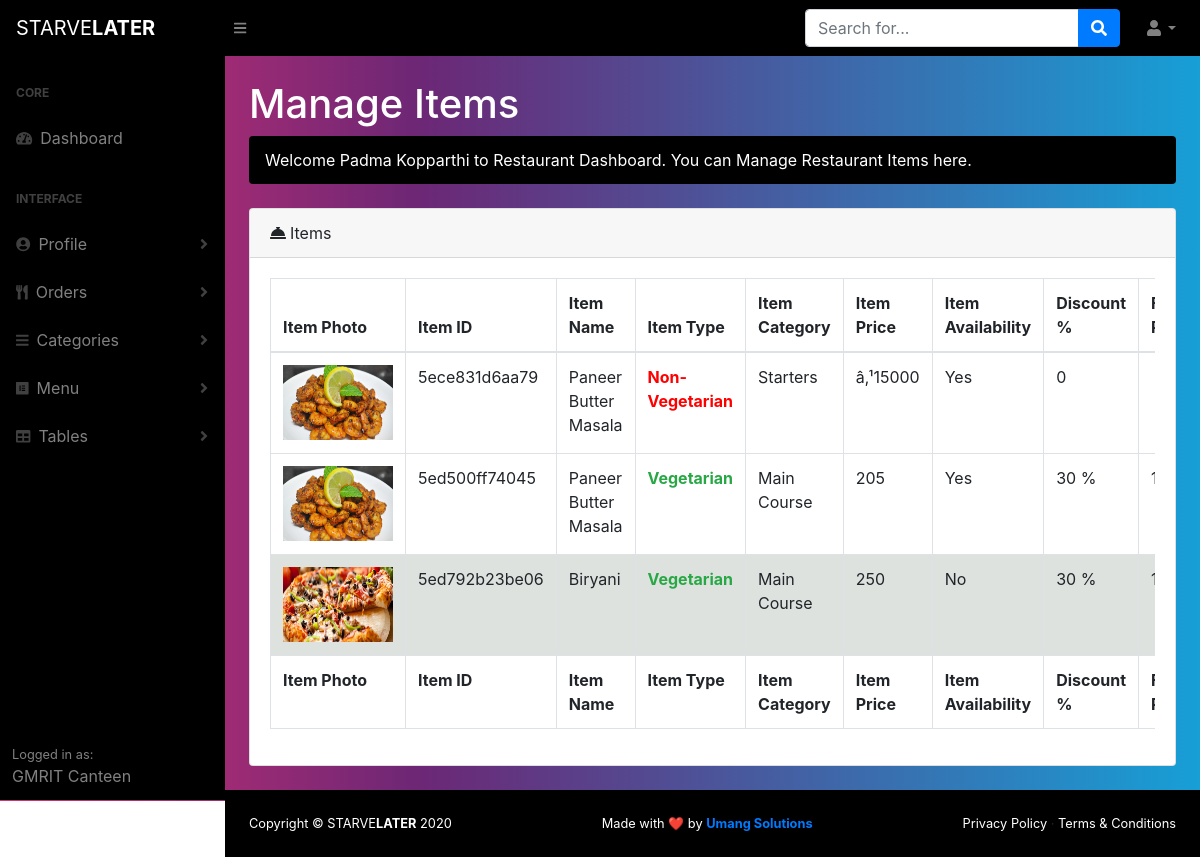
/dist/restaurant_manage_items.php (signed in), run on the app's committed database.
### tables this page shows
CREATE TABLE IF NOT EXISTS `restaurants` (
  `Restaurant_ID` varchar(50) NOT NULL,
  `Restaurant_Name` varchar(60) NOT NULL,
  `Email_ID` varchar(50) NOT NULL,
  `Password` varchar(50) NOT NULL,
  `Phone` varchar(50) NOT NULL,
  `SeatingCapacity` varchar(50) NOT NULL,
  `fname` varchar(50) NOT NULL,
  `lname` varchar(50) NOT NULL,
  `Address` varchar(60) NOT NULL,
  `City` varchar(50) NOT NULL,
  `State` varchar(50) NOT NULL,
  `GSTIN` varchar(50) NOT NULL,
  `FoodLicense` varchar(50) NOT NULL,
  `LabourLicense` varchar(50) NOT NULL,
  `Margin` varchar(50) NOT NULL,
  `OrdersReceived` varchar(50) NOT NULL,
  `logoFileName` varchar(80) NOT NULL,
  `OperationStatus` varchar(50) NOT NULL,
  `AvgPrepTime` varchar(50) NOT NULL,
  PRIMARY KEY (`Restaurant_ID`)
);

CREATE TABLE IF NOT EXISTS `items` (
  `item_id` varchar(50) NOT NULL,
  `Restaurant_ID` varchar(50) NOT NULL,
  `Name` varchar(50) NOT NULL,
  `Type` varchar(50) NOT NULL,
  `category` varchar(50) NOT NULL,
  `price` varchar(50) NOT NULL,
  `availability` varchar(50) NOT NULL,
  `Discount` varchar(50) NOT NULL,
  `Final_Price` varchar(50) NOT NULL,
  `photoname` varchar(200) NOT NULL,
  PRIMARY KEY (`item_id`),
  KEY `Restaurant_ID` (`Restaurant_ID`)
);

### dist/restaurant_manage_items.php (the view, shortened to what the rows shown need)
<!DOCTYPE html>
<html lang="en">
    <head>
        <link href="css/styles.css" rel="stylesheet" />
        <link href="https://cdn.datatables.net/1.10.20/css/dataTables.bootstrap4.min.css" rel="stylesheet" />
    </head>
    <body class="sb-nav-fixed">
        <?php
                            $dbname = "starvelater";
                            $con = mysqli_connect("localhost","root","",$dbname);
                            if(!$con){
                                    die("Connection Failed :" + mysqli_connect_error());
                            }else {
                            $sql = "SELECT * FROM restaurants where Email_ID = '".$_SESSION['email']."'";
                                    $retval = mysqli_query($GLOBALS['con'],$sql);
                                    $followingdata = $retval->fetch_array(MYSQLI_ASSOC);
                            }
        ?>
        <div id="layoutSidenav" style="background: linear-gradient(90deg, rgba(218,47,115,1) 0%, rgba(108,39,117,1) 35%, rgba(23,159,214,1) 100%);">
            <div id="layoutSidenav_nav">
                <nav class="sb-sidenav accordion sb-sidenav-dark" id="sidenavAccordion">
                    <div class="sb-sidenav-footer" style="background: linear-gradient(90deg, rgba(0,0,0,1) 0%, rgba(0,0,0,1) 100%);">
                        <div class="small">Logged in as:</div>
                         <span><?php echo $followingdata['Restaurant_Name']; ?></span>
                    </div>
                </nav>
            </div>
            <div id="layoutSidenav_content">
                <main>
                    <div class="container-fluid">
                        <h1 class="mt-4" style="color: #fff;">Manage Items</h1>
                        <ol class="breadcrumb mb-4" width="100%" style="background-color: #000;">
                           <li class="breadcrumb-item active" width="100%" style="color: #fff;"><marquee>Welcome <span><?php echo $followingdata['fname']." ".$followingdata['lname']; ?></span> to Restaurant Dashboard. You can Manage Restaurant Items here.</marquee></li>
                        </ol>
                        <div class="card mb-4">
                            <div class="card-body">
                                <div class="table-responsive">
                                    <table class="table table-bordered" id="dataTable1" width="100%" cellspacing="0">
                                        <thead>
                                            <tr>
                                                <th>Item Photo</th>
                                                <th>Item ID</th>
                                                <th>Item Name</th>
                                                <th>Item Type</th>
                                                <th>Item Category</th>
                                                <th>Item Price</th>
                                                <th>Item Availability</th>
                                                <th>Discount %</th>
                                                <th>Final Price</th>
                                            </tr>
                                        </thead>
                                        <tfoot>
                                            <tr>
                                                <th>Item Photo</th>
                                                <th>Item ID</th>
                                                <th>Item Name</th>
                                                <th>Item Type</th>
                                                <th>Item Category</th>
                                                <th>Item Price</th>
                                                <th>Item Availability</th>
                                                <th>Discount %</th>
                                                <th>Final Price</th>
                                                </tr>
                                        </tfoot>
                                        <tbody>
                                             <?php
                                                     $dbname = "starvelater";
                                                     $con = mysqli_connect("localhost","root","",$dbname);
                                                     if(!$con){
                                                        die("Connection Failed :" + mysqli_connect_error());
                                                     }else {
                                                       $sql1 = "SELECT * FROM restaurants where Email_ID = '".$_SESSION['email']."'";
                                                        $retvalue = mysqli_query($GLOBALS['con'],$sql1);
                                                        $followingdata = $retvalue->fetch_array(MYSQLI_ASSOC);
                                                        $restaurantID = $followingdata["Restaurant_ID"];
                                                        $resName = $followingdata["Restaurant_Name"];
                                                       $sql = "SELECT * FROM items where Restaurant_ID='".$restaurantID."' ";
                                                       $retval = mysqli_query($GLOBALS['con'],$sql);
                                                         while($row = mysqli_fetch_array($retval, MYSQL_ASSOC)) {
                                                           if($row['availability'] == 'No') {
                                                             echo "<tr data-target='rowbg' bgcolor='#dee2df' id='".$row['item_id']."'>";
                                                          echo "<td><img src='itemphotos/".$resName."/".$row['photoname']."' width='110px' height='75px'></img></td>";
                                                          echo "<td data-target='item_id'>".$row['item_id']."</td>";
                                                          echo "<td data-target='Name'>".$row['Name']."</td>";
                                                          if($row['Type'] == 'Vegetarian') {
                                                             echo "<td style='color:#28a745;font-weight:bold;'>".$row['Type']."</td> ";
                                                           } else {
                                                              echo "<td style='color:red;font-weight:bold;'>".$row['Type']."</td> ";
                                                           }
                                                          echo "<td data-target='category'>".$row['category']."</td> ";
                                                          echo "<td data-target='price'>".$row['price']."</td>";
                                                          echo "<td data-target='availability'>".$row['availability']."</td>";
                                                          echo "<td data-target='discount'>".$row['Discount']."</td>";
                                                          echo "<td data-target='final_price'>".$row['Final_Price']."</td>";
                                                          echo "<td>"; ?>
                                                  <?php
                                                         echo "</tr>";
                                                           } else {
                                                           if($row['Type'] == 'Vegetarian') {
                                                           echo "<tr data-target='rowbg' id='".$row['item_id']."'>";
                                                          echo "<td><img src='itemphotos/".$resName."/".$row['photoname']."' width='110px' height='75px'></img></td>";
                                                          echo "<td data-target='item_id' >".$row['item_id']."</td>";
                                                          echo "<td data-target='Name'>".$row['Name']."</td>";
                                                          echo "<b><td style='color:#28a745;font-weight:bold;' >".$row['Type']."</td></b> ";
                                                          echo "<td data-target='category'>".$row['category']."</td> ";
                                                          echo "<td data-target='price'>".$row['price']."</td> ";
                                                          echo "<td data-target='availability'>".$row['availability']."</td>";
                                                          echo "<td data-target='discount'>".$row['Discount']."</td>";
                                                          echo "<td data-target='final_price'>".$row['Final_Price']."</td>";
                                                          echo "<td>"; ?>
                                                  <?php
                                                        echo "</tr>";
                                                          } else {
                                                            echo "<tr data-target='rowbg'  id='".$row['item_id']."'>";
                                                          echo "<td><img src='itemphotos/".$resName."/".$row['photoname']."' width='110px' height='75px'></img></td>";
                                                          echo "<td data-target='item_id'>".$row['item_id']."</td>";
                                                          echo "<td data-target='Name'>".$row['Name']."</td>";
                                                          echo "<td style='color:red;font-weight:bold;' >".$row['Type']."</td> ";
                                                          echo "<td data-target='category'>".$row['category']."</td> ";
                                                          echo "<td data-target='price'>".$row['price']."</td>";
                                                          echo "<td data-target='availability'>".$row['availability']."</td>";
                                                          echo "<td data-target='discount'>".$row['Discount']."</td>";
                                                          echo "<td data-target='final_price'>".$row['Final_Price']."</td>";
                                                          echo "<td>"; ?>
                                                  <?php
                                                         echo "</tr>";
                                                          }
                                                       }
                                                     }
                                                  }
                                                ?>
                                            </tbody>
                                    </table>
                                </div>
                            </div>
                        </div>
                    </div>
                </main>
            </div>
        </div>
    </body>
</html>

### data on the page
restaurants: Restaurant_Name "GMRIT Canteen", fname "Padma", lname "Kopparthi"
items: Restaurant_ID+photoname (picture), item_id "5ece831d6aa79", Name "Paneer Butter Masala", Type "Non-Vegetarian", category "Starters", price "â‚¹15000", availability "Yes", Discount "0"
items: Restaurant_ID+photoname (picture), item_id "5ed500ff74045", Name "Paneer Butter Masala", Type "Vegetarian", category "Main Course", price "205", availability "Yes", Discount "30 %"
items: Restaurant_ID+photoname (picture), item_id "5ed792b23be06", Name "Biryani", Type "Vegetarian", category "Main Course", price "250", availability "No", Discount "30 %"
